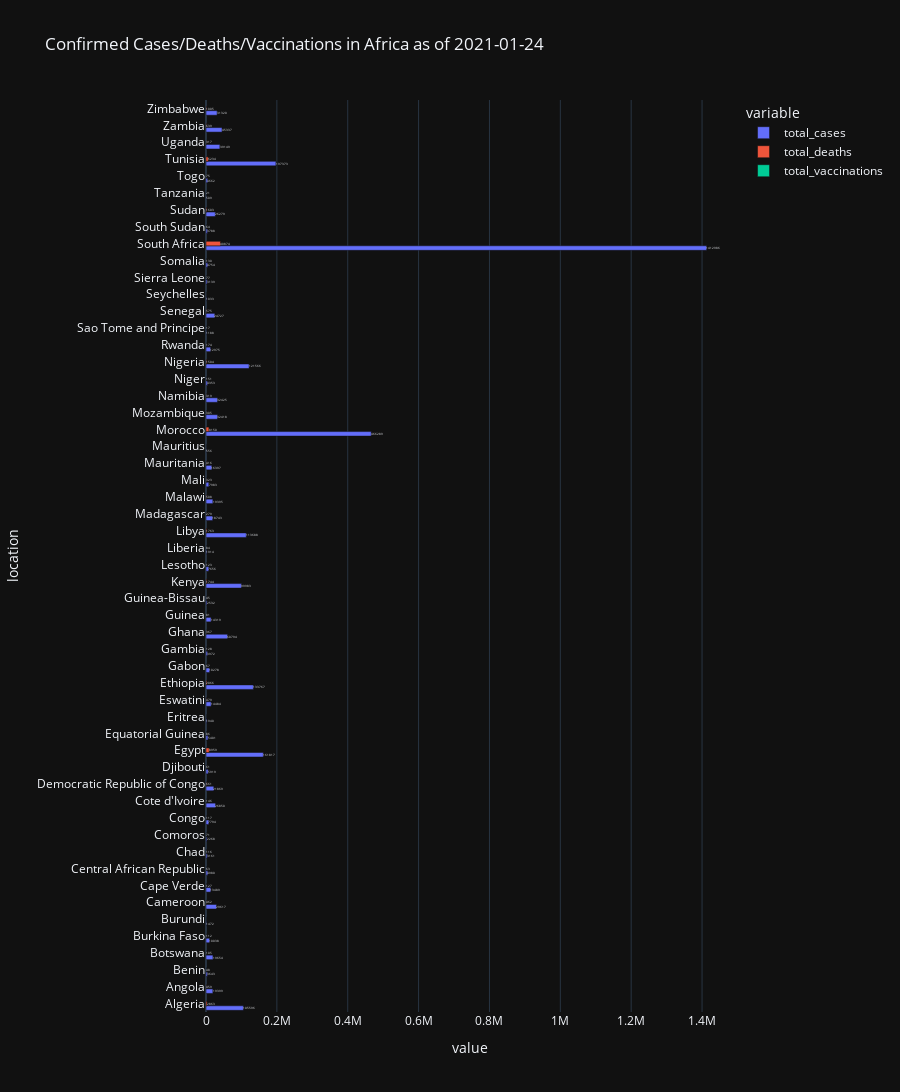

The code cell stored with this chart in its notebook:
### Code cell
#Plot African countries cases, deaths, vaccinations administered
fig = px.bar(Africa_melt,
             x='value', y='location', color='variable', barmode='group',
             title='Confirmed Cases/Deaths/Vaccinations in Africa as of 2021-01-24', text='value', height=1500)
fig.show()

### Figure 1 — Plotly figure (JSON) as saved in the notebook; plotly's stock layout.template omitted (floating-point values rounded to 4 significant figures)
{"data": [{"alignmentgroup": "True", "hovertemplate": "variable=total_cases<br>value=%{text}<br>location=%{y}<extra></extra>", "legendgroup": "total_cases", "marker": {"color": "#636efa"}, "name": "total_cases", "offsetgroup": "total_cases", "orientation": "h", "showlegend": true, "text": [105596, 19399, 3643, 19654, 10038, 1472, 29617, 13489, 4980, 3161, 2268, 7794, 26850, 21869, 5919, 161817, 5401, 1940, 14484, 133767, 10278, 3972, 60794, 14319, 2532, 99983, 7656, 1914, 113688, 18743, 19395, 7983, 16397, 556, 466289, 32418, 32425, 4353, 121566, 12975, 1188, 24727, 1033, 3139, 4754, 1412986, 3788, 26279, 509, 4662, 197373, 39149, 45337, 31320], "textposition": "auto", "type": "bar", "x": [105596, 19399, 3643, 19654, 10038, 1472, 29617, 13489, 4980, 3161, 2268, 7794, 26850, 21869, 5919, 161817, 5401, 1940, 14484, 133767, 10278, 3972, 60794, 14319, 2532, 99983, 7656, 1914, 113688, 18743, 19395, 7983, 16397, 556, 466289, 32418, 32425, 4353, 121566, 12975, 1188, 24727, 1033, 3139, 4754, 1412986, 3788, 26279, 509, 4662, 197373, 39149, 45337, 31320], "xaxis": "x", "y": ["Algeria", "Angola", "Benin", "Botswana", "Burkina Faso", "Burundi", "Cameroon", "Cape Verde", "Central African Republic", "Chad", "Comoros", "Congo", "Cote d'Ivoire", "Democratic Republic of Congo", "Djibouti", "Egypt", "Equatorial Guinea", "Eritrea", "Eswatini", "Ethiopia", "Gabon", "Gambia", "Ghana", "Guinea", "Guinea-Bissau", "Kenya", "Lesotho", "Liberia", "Libya", "Madagascar", "Malawi", "Mali", "Mauritania", "Mauritius", "Morocco", "Mozambique", "Namibia", "Niger", "Nigeria", "Rwanda", "Sao Tome and Principe", "Senegal", "Seychelles", "Sierra Leone", "Somalia", "South Africa", "South Sudan", "Sudan", "Tanzania", "Togo", "Tunisia", "Uganda", "Zambia", "Zimbabwe"], "yaxis": "y"}, {"alignmentgroup": "True", "hovertemplate": "variable=total_deaths<br>value=%{text}<br>location=%{y}<extra></extra>", "legendgroup": "total_deaths", "marker": {"color": "#EF553B"}, "name": "total_deaths", "offsetgroup": "total_deaths", "orientation": "h", "showlegend": true, "text": [2863, 459, 48, 105, 112, 2, 462, 127, 63, 116, 71, 117, 146, 661, 61, 8959, 86, 6, 479, 2066, 67, 128, 367, 81, 45, 1744, 123, 84, 1763, 279, 508, 323, 416, 10, 8150, 305, 319, 151, 1504, 174, 17, 575, 3, 77, 130, 40874, 64, 1603, 21, 75, 6234, 317, 639, 1005], "textposition": "auto", "type": "bar", "x": [2863, 459, 48, 105, 112, 2, 462, 127, 63, 116, 71, 117, 146, 661, 61, 8959, 86, 6, 479, 2066, 67, 128, 367, 81, 45, 1744, 123, 84, 1763, 279, 508, 323, 416, 10, 8150, 305, 319, 151, 1504, 174, 17, 575, 3, 77, 130, 40874, 64, 1603, 21, 75, 6234, 317, 639, 1005], "xaxis": "x", "y": ["Algeria", "Angola", "Benin", "Botswana", "Burkina Faso", "Burundi", "Cameroon", "Cape Verde", "Central African Republic", "Chad", "Comoros", "Congo", "Cote d'Ivoire", "Democratic Republic of Congo", "Djibouti", "Egypt", "Equatorial Guinea", "Eritrea", "Eswatini", "Ethiopia", "Gabon", "Gambia", "Ghana", "Guinea", "Guinea-Bissau", "Kenya", "Lesotho", "Liberia", "Libya", "Madagascar", "Malawi", "Mali", "Mauritania", "Mauritius", "Morocco", "Mozambique", "Namibia", "Niger", "Nigeria", "Rwanda", "Sao Tome and Principe", "Senegal", "Seychelles", "Sierra Leone", "Somalia", "South Africa", "South Sudan", "Sudan", "Tanzania", "Togo", "Tunisia", "Uganda", "Zambia", "Zimbabwe"], "yaxis": "y"}, {"alignmentgroup": "True", "hovertemplate": "variable=total_vaccinations<br>value=%{text}<br>location=%{y}<extra></extra>", "legendgroup": "total_vaccinations", "marker": {"color": "#00cc96"}, "name": "total_vaccinations", "offsetgroup": "total_vaccinations", "orientation": "h", "showlegend": true, "text": [null, null, null, null, null, null, null, null, null, null, null, null, null, null, null, null, null, null, null, null, null, null, null, null, null, null, null, null, null, null, null, null, null, null, null, null, null, null, null, null, null, null, null, null, null, null, null, null, null, null, null, null, null, null], "textposition": "auto", "type": "bar", "x": [null, null, null, null, null, null, null, null, null, null, null, null, null, null, null, null, null, null, null, null, null, null, null, null, null, null, null, null, null, null, null, null, null, null, null, null, null, null, null, null, null, null, null, null, null, null, null, null, null, null, null, null, null, null], "xaxis": "x", "y": ["Algeria", "Angola", "Benin", "Botswana", "Burkina Faso", "Burundi", "Cameroon", "Cape Verde", "Central African Republic", "Chad", "Comoros", "Congo", "Cote d'Ivoire", "Democratic Republic of Congo", "Djibouti", "Egypt", "Equatorial Guinea", "Eritrea", "Eswatini", "Ethiopia", "Gabon", "Gambia", "Ghana", "Guinea", "Guinea-Bissau", "Kenya", "Lesotho", "Liberia", "Libya", "Madagascar", "Malawi", "Mali", "Mauritania", "Mauritius", "Morocco", "Mozambique", "Namibia", "Niger", "Nigeria", "Rwanda", "Sao Tome and Principe", "Senegal", "Seychelles", "Sierra Leone", "Somalia", "South Africa", "South Sudan", "Sudan", "Tanzania", "Togo", "Tunisia", "Uganda", "Zambia", "Zimbabwe"], "yaxis": "y"}], "layout": {"barmode": "group", "height": 1500, "legend": {"title": {"text": "variable"}, "tracegroupgap": 0}, "title": {"text": "Confirmed Cases/Deaths/Vaccinations in Africa as of 2021-01-24"}, "xaxis": {"anchor": "y", "domain": [0, 1], "title": {"text": "value"}}, "yaxis": {"anchor": "x", "domain": [0, 1], "title": {"text": "location"}}}}
